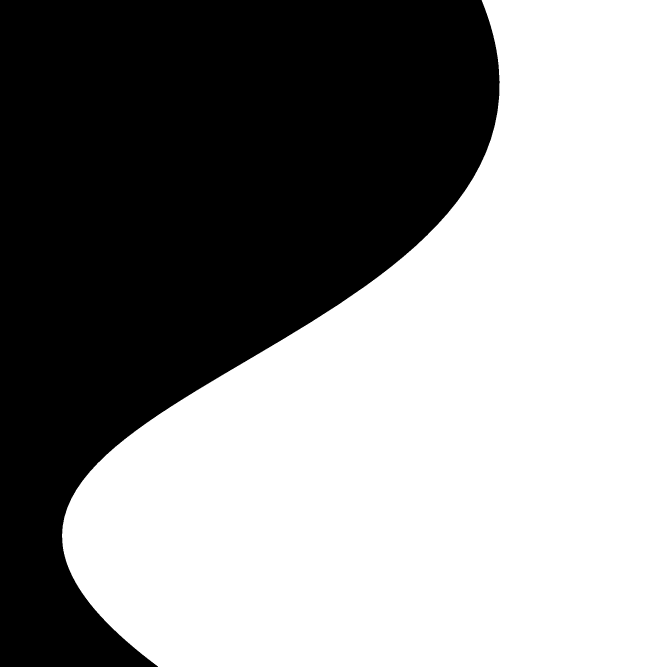
#> input picture images/synthetic.bmp, 2000 x 2000 px (shown at 1/3 size)
$ python DDBTC.py
#> lines starting #> are read from the running program, lines starting #| are printed output that depends on the picture; after the words box and inside, x2 and y2 are one past the last pixel; in counts of white or black regions, pixels touching at a corner belong together
import numpy as np
import cv2
from bitarray import bitarray
from PIL import Image
from check_psnr import calculate_psnr

# [28 lines left out: functions load_image, display_image, save_image, not called in this run]

def to_char(value):
    if 0 <= value <= 255:
        return value.to_bytes(1, byteorder='big')
    else:
        raise ValueError("Value must be in the range 0-255")


def load_image(path):
#> called with path = 'images/synthetic.bmp'
    try:
        img = cv2.imread(path, cv2.IMREAD_GRAYSCALE)
#> img: shape (2000, 2000); 56.9% white; 1 black region, box (x1, y1, x2, y2) and area: (0, 0, 1499, 2000) 1723976
#| Original Image Shape:  (2000, 2000)
        if img is not None:
            return img
        else:
            print("Image not found")
            return None
    except Exception as e:
        print("Error in loading image")
        print(e)
        return None

# [66 lines left out: functions save_encoded_data, load_encoded_data, default_class_matrix, floyd_steinberg_diff_matrix, not called in this run]


def diffuse(block, class_matrix, diff_matrix, xmin, xmax):
    block = block.copy()
    error = np.zeros_like(block)

    for i in range(class_matrix.shape[0]):
        for j in range(class_matrix.shape[1]):
            if class_matrix[i,j] != 0:
                continue

            x = block[i,j] + error[i,j]

            if x > (xmin + xmax) / 2.:
                y = float(xmax)
            else:
                y = float(xmin)

            e = float(x) - y

            sum_weights = np.sum(diff_matrix[k,l] for k in range(diff_matrix.shape[0])
                                                for l in range(diff_matrix.shape[1])
                                                if class_matrix[k,l] > class_matrix[i,j])

            for k in range(diff_matrix.shape[0]):
                for l in range(diff_matrix.shape[1]):
                    new_i = i + k - 1
                    new_j = j + l - 1
                    if 0 <= new_i < error.shape[0] and 0 <= new_j < error.shape[1]:
                        error[new_i, new_j] += (e * diff_matrix[k,l])/sum_weights

            block[i,j] = y

    return block, error


def encode_DDBTC(img, block_size=(8,8), class_matrix=None, diff_matrix=None):
#> called with block_size = (4, 4), class_matrix = array of shape (4, 4), diff_matrix = array of shape (3, 4)
    if img is not None:
        height, width = img.shape
#> height = 2000; width = 2000
        encoded_data = {
            'block_size': block_size,
            'img_shape': img.shape,
            'quantized_data': [],
            'maximums': [],
            'minimums': [],
        }

        if class_matrix is None:
            class_matrix = default_class_matrix()
        if diff_matrix is None:
            diff_matrix = floyd_steinberg_diff_matrix()

        bitmap = np.zeros(img.shape)
        out = np.zeros(img.shape)

        for i in range(0, height, block_size[0]):
            for j in range(0, width, block_size[1]):
                block = img[i:i+block_size[0], j:j+block_size[1]]
                xmin = block.min()
                xmax = block.max()
                block, error = diffuse(block, class_matrix, diff_matrix, xmin, xmax)
                bitmap[i:i+block_size[0], j:j+block_size[1]] = (block == xmax)
                out[i:i+block_size[0], j:j+block_size[1]] = xmin * (1 - bitmap[i:i+block_size[0], j:j+block_size[1]])
                out[i:i+block_size[0], j:j+block_size[1]] += xmax * bitmap[i:i+block_size[0], j:j+block_size[1]]
                encoded_data['minimums'].append(to_char(int(xmin)))
                encoded_data['maximums'].append(to_char(int(xmax)))
                mean = np.mean(block)
                # Quantize the block and store it
                binary_block = (block >= mean).astype(np.uint8)
                bit_array_block = bitarray(binary_block.flatten().tolist())
                encoded_data['quantized_data'].append(bit_array_block)
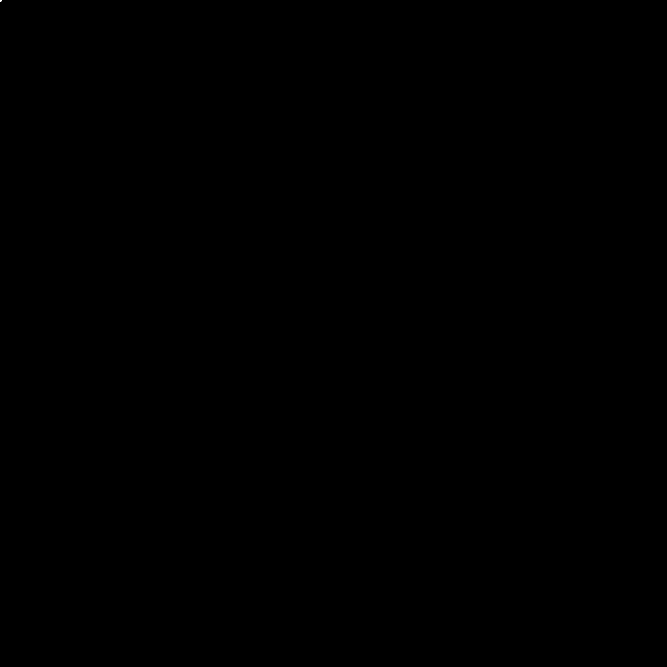
#> bitmap: shape (2000, 2000) float64 (shown at 1/3 size); values 0 (black) and 1 (white), 0% white; 1 white region (1 under 20 px)
#> out: shape (2000, 2000) float64; every value is 0

        return encoded_data
    else:
        print("Image not found")
        return None

# [20 lines left out: function reconstruct_DDBTC, not called in this run]

if __name__ =="__main__":
    img = load_image("images/synthetic.bmp")
    if img is not None:
        print("Original Image Shape: ",img.shape)
        mat = np.array([
            [121,114,56,47],
            [37,200,247,255],
            [16,0,12,169],
            [43,5,7,251]
        ], dtype=np.uint8)
        class_mat = np.array([[14, 0, 11, 1],
                              [5, 8, 2, 15],
                              [6, 10, 12, 3],
                              [4, 9, 13, 7]])
        diffmat = np.array([[0, 0, 0, 7/16],
                   [3/16, 5/16, 1/16, 0],
                   [0, 0, 0, 0]])
        max_output_path="compressed/max.txt"
        min_output_path="compressed/min.txt"
        blocks_output_path="compressed/blocks.txt"
#> (the run stopped early here; a loop or call above may not have finished)
